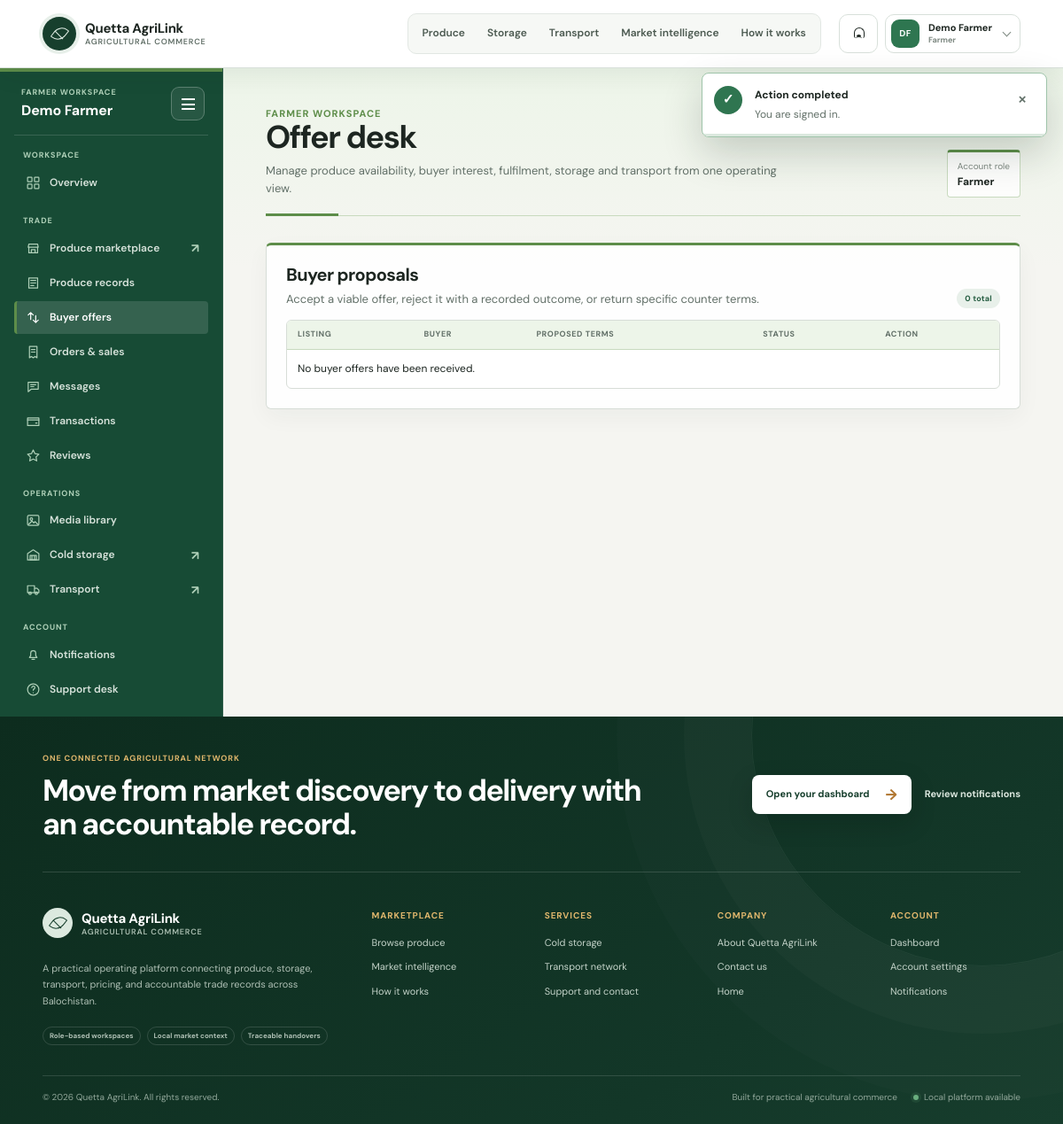
The app's page /farmer/offers.php (signed in), older data.
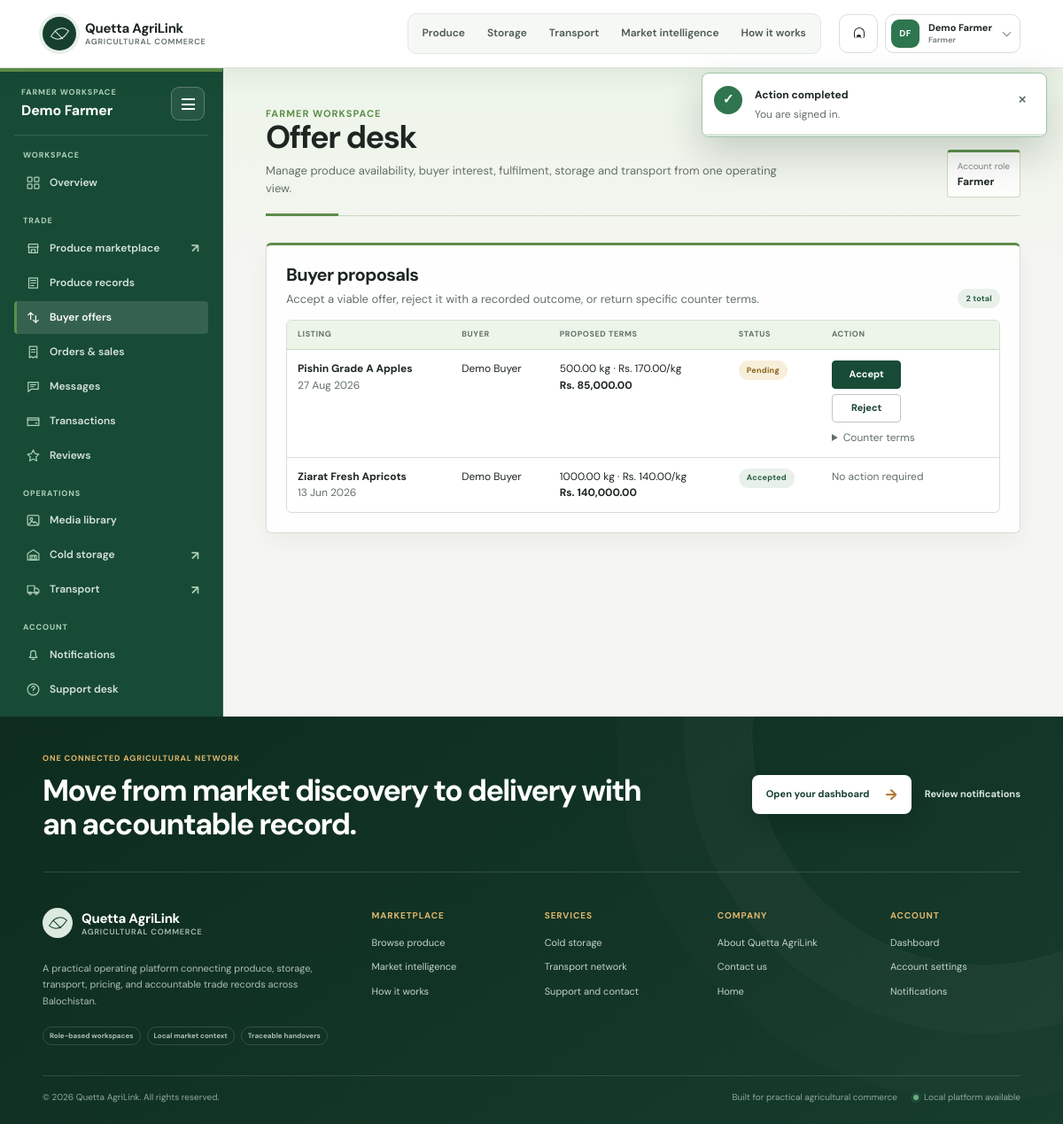
The same page, newer data.
### tables this page shows
CREATE TABLE offers (
    id BIGINT UNSIGNED AUTO_INCREMENT PRIMARY KEY,
    listing_id BIGINT UNSIGNED NOT NULL,
    buyer_id BIGINT UNSIGNED NOT NULL,
    farmer_id BIGINT UNSIGNED NOT NULL,
    quantity DECIMAL(14,2) NOT NULL,
    offered_price DECIMAL(14,2) NOT NULL,
    total_amount DECIMAL(16,2) NOT NULL,
    message TEXT NULL,
    status ENUM('pending','accepted','rejected','countered','withdrawn','expired') NOT NULL DEFAULT 'pending',
    responded_at DATETIME NULL,
    created_at TIMESTAMP NOT NULL DEFAULT CURRENT_TIMESTAMP,
    updated_at TIMESTAMP NOT NULL DEFAULT CURRENT_TIMESTAMP ON UPDATE CURRENT_TIMESTAMP,
    CONSTRAINT fk_offer_listing FOREIGN KEY (listing_id) REFERENCES produce_listings(id),
    CONSTRAINT fk_offer_buyer FOREIGN KEY (buyer_id) REFERENCES users(id),
    CONSTRAINT fk_offer_farmer FOREIGN KEY (farmer_id) REFERENCES users(id),
    INDEX idx_offers_farmer_status (farmer_id, status, created_at),
    INDEX idx_offers_buyer_status (buyer_id, status, created_at)
);

CREATE TABLE produce_listings (
    id BIGINT UNSIGNED AUTO_INCREMENT PRIMARY KEY,
    farmer_id BIGINT UNSIGNED NOT NULL,
    category_id BIGINT UNSIGNED NOT NULL,
    location_id BIGINT UNSIGNED NOT NULL,
    title VARCHAR(160) NOT NULL,
    description TEXT NULL,
    grade ENUM('A','B','C','Mixed') NOT NULL DEFAULT 'A',
    quantity_available DECIMAL(14,2) NOT NULL,
    unit VARCHAR(30) NOT NULL DEFAULT 'kg',
    expected_price DECIMAL(14,2) NOT NULL,
    currency CHAR(3) NOT NULL DEFAULT 'PKR',
    harvest_date DATE NULL,
    available_from DATE NULL,
    minimum_order_quantity DECIMAL(14,2) NOT NULL DEFAULT 1,
    status ENUM('draft','active','paused','sold_out','archived') NOT NULL DEFAULT 'draft',
    published_at DATETIME NULL,
    created_at TIMESTAMP NOT NULL DEFAULT CURRENT_TIMESTAMP,
    updated_at TIMESTAMP NOT NULL DEFAULT CURRENT_TIMESTAMP ON UPDATE CURRENT_TIMESTAMP,
    CONSTRAINT fk_listing_farmer FOREIGN KEY (farmer_id) REFERENCES users(id),
    CONSTRAINT fk_listing_category FOREIGN KEY (category_id) REFERENCES produce_categories(id),
    CONSTRAINT fk_listing_location FOREIGN KEY (location_id) REFERENCES locations(id),
    INDEX idx_listing_browse (status, category_id, location_id, expected_price),
    INDEX idx_listing_farmer_status (farmer_id, status),
    INDEX idx_listing_harvest_date (harvest_date)
);

CREATE TABLE users (
    id BIGINT UNSIGNED AUTO_INCREMENT PRIMARY KEY,
    role_id TINYINT UNSIGNED NOT NULL,
    full_name VARCHAR(120) NOT NULL,
    email VARCHAR(190) NOT NULL UNIQUE,
    phone VARCHAR(30) NOT NULL UNIQUE,
    password_hash VARCHAR(255) NOT NULL,
    avatar_path VARCHAR(255) NULL,
    status ENUM('pending','active','suspended','archived') NOT NULL DEFAULT 'pending',
    last_login_at DATETIME NULL,
    created_at TIMESTAMP NOT NULL DEFAULT CURRENT_TIMESTAMP,
    updated_at TIMESTAMP NOT NULL DEFAULT CURRENT_TIMESTAMP ON UPDATE CURRENT_TIMESTAMP,
    CONSTRAINT fk_users_role FOREIGN KEY (role_id) REFERENCES roles(id),
    INDEX idx_users_role_status (role_id, status)
);

### includes/functions.php (called while the page is built, shortened)
<?php
function e(?string $value): string
{
    return htmlspecialchars((string) $value, ENT_QUOTES | ENT_SUBSTITUTE, 'UTF-8');
}
function app_url(string $path = ''): string
{
    return rtrim(APP_URL, '/') . '/' . ltrim($path, '/');
}
function current_user(): ?array
{
    static $userLoaded = false;
    static $user = null;
    if ($userLoaded) {
        return $user;
    }
    $userLoaded = true;
    $userId = (int) ($_SESSION['user_id'] ?? 0);
    $user = fetch_one(
        'SELECT u.id, u.full_name, u.email, u.phone, u.status, r.slug AS role_slug, r.name AS role_name FROM users u JOIN roles r ON r.id = u.role_id WHERE u.id = :id LIMIT 1',
        ['id' => $userId]
    );
    return $user;
}
function require_login(): array
{
    $user = current_user();
    return $user;
}
function require_role(array $roles): array
{
    $user = require_login();
    return $user;
}

### includes/database.php (called while the page is built, shortened)
<?php
function db(): PDO
{
    static $connection = null;
    if ($connection instanceof PDO) {
        return $connection;
    }
    $dsn = sprintf('mysql:host=%s;port=%s;dbname=%s;charset=utf8mb4', DB_HOST, DB_PORT, DB_NAME);
    try {
        $connection = new PDO($dsn, DB_USER, DB_PASS, [
            PDO::ATTR_ERRMODE => PDO::ERRMODE_EXCEPTION,
            PDO::ATTR_DEFAULT_FETCH_MODE => PDO::FETCH_ASSOC,
            PDO::ATTR_EMULATE_PREPARES => false,
        ]);
    } catch (PDOException $exception) {
        error_log('Quetta AgriLink database connection failed: ' . $exception->getMessage());
        http_response_code(500);
        exit(APP_ENV === 'development'
            ? 'Database connection could not be established. Check config/config.php and import database/quetta_agrilink.sql.'
            : 'A service error occurred. Please try again shortly.');
    }
    return $connection;
}
function fetch_one(string $sql, array $params = []): ?array
{
    $statement = db()->prepare($sql);
    $statement->execute($params);
    $result = $statement->fetch();
    return $result === false ? null : $result;
}
function fetch_all(string $sql, array $params = []): array
{
    $statement = db()->prepare($sql);
    $statement->execute($params);
    return $statement->fetchAll();
}

### farmer/offers.php (the view, shortened to what the changed rows need)
<?php
require_once __DIR__ . '/../includes/bootstrap.php';
require_once __DIR__ . '/../includes/workspace.php';
$user=require_role(['farmer']);$offers=fetch_all('SELECT o.*,pl.title,pl.unit,u.full_name AS buyer_name FROM offers o JOIN produce_listings pl ON pl.id=o.listing_id JOIN users u ON u.id=o.buyer_id WHERE o.farmer_id=:user ORDER BY FIELD(o.status,"pending","countered","accepted","rejected","withdrawn","expired"),o.created_at DESC',['user'=>$user['id']]);workspace_open('Offer desk','offers');
?>
<section class="workspace-section"><div class="workspace-section-header"><div><h2>Buyer proposals</h2><p></p></div><span class="status-pill"><?= count($offers) ?> total</span></div><div class="data-table-wrap"><table class="data-table"><thead><tr><th>Listing</th><th>Buyer</th><th>Proposed terms</th><th>Status</th><th>Action</th></tr></thead><tbody><?php if($offers===[]):?><tr><td colspan="5">No buyer offers have been received.</td></tr><?php else:foreach($offers as $offer):?><tr><td><strong><?= e($offer['title']) ?></strong><br><span class="muted"><?= e(date('j M Y',strtotime($offer['created_at']))) ?></span></td><td><?= e($offer['buyer_name']) ?></td><td><?= e((string)$offer['quantity']) ?> <?= e($offer['unit']) ?> · Rs. <?= number_format((float)$offer['offered_price'],2) ?>/<?= e($offer['unit']) ?><br><strong>Rs. <?= number_format((float)$offer['total_amount'],2) ?></strong></td><td><span class="status-pill <?= e($offer['status']) ?>"><?= e(ucfirst($offer['status'])) ?></span></td><td><?php if(in_array($offer['status'],['pending','countered'],true)):?><form class="inline-form" action="<?= e(app_url('ajax/offers/respond.php')) ?>" method="post" data-ajax-form><button class="button button-primary" type="submit">Accept</button></form><form class="inline-form" style="margin-top:6px" action="<?= e(app_url('ajax/offers/respond.php')) ?>" method="post" data-ajax-form><button class="button button-outline" type="submit">Reject</button></form><details style="margin-top:8px"><summary class="muted" style="font-size:12px;cursor:pointer">Counter terms</summary></details><?php else:?><span class="muted">No action required</span><?php endif;?></td></tr><?php endforeach;endif;?></tbody></table></div></section>
<?php workspace_close(); ?>

### includes/workspace.php (shortened to what the changed rows need)
<?php
function workspace_links(string $role): array
{
    $overview = [['Overview', dashboard_path($role), 'dashboard', 'Workspace']];
    $market = [['Produce marketplace', 'marketplace/index.php', 'marketplace', 'Trade']];
    $account = [
        ['Notifications', 'notifications.php', 'notifications', 'Account'],
        ['Support desk', 'support.php', 'support', 'Account'],
        ['Business profile', 'account/profile.php', 'profile', 'Account'],
        ['Account settings', 'account/settings.php', 'settings', 'Account'],
    ];
    return match ($role) {
        'farmer' => array_merge($overview, $market, [
            ['Produce records', 'farmer/listings.php', 'listings', 'Trade'], ['Buyer offers', 'farmer/offers.php', 'offers', 'Trade'], ['Orders & sales', 'orders.php', 'orders', 'Trade'], ['Messages', 'messages.php', 'messages', 'Trade'], ['Transactions', 'payments.php', 'payments', 'Trade'], ['Reviews', 'reviews.php', 'reviews', 'Trade'],
            ['Media library', 'media.php', 'media', 'Operations'], ['Cold storage', 'storage/index.php', 'storage', 'Operations'], ['Transport', 'transport/index.php', 'transport', 'Operations'],
        ], $account),
        'buyer' => array_merge($overview, $market, [
            ['Offers', 'buyer/offers.php', 'offers', 'Trade'], ['Orders & purchases', 'orders.php', 'orders', 'Trade'], ['Messages', 'messages.php', 'messages', 'Trade'], ['Transactions', 'payments.php', 'payments', 'Trade'], ['Reviews', 'reviews.php', 'reviews', 'Trade'],
        ], $account),
        'storage_provider' => array_merge($overview, $market, [
            ['Facility records', 'storage/facilities.php', 'facilities', 'Operations'], ['Facility media', 'media.php', 'media', 'Operations'], ['Storage marketplace', 'storage/index.php', 'storage', 'Operations'],
        ], $account),
        'transport_provider' => array_merge($overview, $market, [
            ['Fleet & service areas', 'transport/fleet.php', 'fleet', 'Operations'], ['Vehicle media', 'media.php', 'media', 'Operations'], ['Transport marketplace', 'transport/index.php', 'transport', 'Operations'],
        ], $account),
        'admin' => array_merge($overview, [
            ['Operations register', 'admin/management.php', 'management', 'Platform'], ['Orders', 'orders.php', 'orders', 'Platform'], ['Market prices', 'market-prices.php', 'prices', 'Platform'], ['Market-data import', 'admin/market-price-import.php', 'market_price_import', 'Platform'],
            ['Local operators', 'admin/operator-accounts.php', 'operator_accounts', 'Governance'], ['Attachments', 'admin/attachments.php', 'attachments', 'Governance'], ['Password recovery', 'admin/password-recovery.php', 'recovery', 'Governance'], ['Contact verification', 'admin/contact-verification.php', 'contact_verification', 'Governance'], ['Export audit', 'admin/dashboard-export-audit.php', 'dashboard_export_audit', 'Governance'],
        ], $account),
        default => array_merge($overview, $market, $account),
    };
}
function workspace_navigation_icon(string $key): string
{
    $icon = match ($key) {
        'dashboard' => '<rect x="3" y="3" width="7" height="7" rx="1"/><rect x="14" y="3" width="7" height="7" rx="1"/><rect x="3" y="14" width="7" height="7" rx="1"/><rect x="14" y="14" width="7" height="7" rx="1"/>',
        'marketplace' => '<path d="M4 10h16l-1-5H5l-1 5Z"/><path d="M5 10v9h14v-9M9 19v-5h6v5"/>',
        'listings', 'facilities', 'management' => '<path d="M5 4h14v16H5z"/><path d="M8 8h8M8 12h8M8 16h5"/>',
        'offers' => '<path d="m4 8 4-4 4 4M8 4v11M20 16l-4 4-4-4M16 20V9"/>',
        'orders' => '<path d="M6 3h12v18l-3-2-3 2-3-2-3 2V3Z"/><path d="M9 8h6M9 12h6"/>',
        'messages' => '<path d="M4 5h16v11H9l-5 4V5Z"/><path d="M8 9h8M8 12h5"/>',
        'payments' => '<path d="M3 7h18v12H3z"/><path d="M3 10h18M16 15h2"/>',
        'reviews' => '<path d="m12 3 2.8 5.7 6.2.9-4.5 4.4 1.1 6.2-5.6-2.9-5.6 2.9 1.1-6.2L3 9.6l6.2-.9L12 3Z"/>',
        'media', 'attachments' => '<rect x="3" y="4" width="18" height="16" rx="2"/><circle cx="9" cy="10" r="2"/><path d="m5 18 5-5 3 3 2-2 4 4"/>',
        'storage' => '<path d="M3 10 12 4l9 6v10H3V10Z"/><path d="M7 13h10v7H7zM10 13v7M14 13v7"/>',
        'transport', 'fleet' => '<path d="M3 6h11v11H3zM14 10h4l3 3v4h-7z"/><circle cx="7" cy="18" r="2"/><circle cx="17" cy="18" r="2"/>',
        'notifications' => '<path d="M6 16h12l-2-3V9a4 4 0 0 0-8 0v4l-2 3Z"/><path d="M10 19h4"/>',
        'support' => '<circle cx="12" cy="12" r="9"/><path d="M9.8 9a2.4 2.4 0 1 1 3.5 2.1c-.9.5-1.3 1-1.3 2M12 17h.01"/>',
        'profile' => '<circle cx="12" cy="8" r="4"/><path d="M4 21a8 8 0 0 1 16 0"/>',
        'settings' => '<circle cx="12" cy="12" r="3"/><path d="M12 3v2M12 19v2M3 12h2M19 12h2M5.6 5.6 7 7M17 17l1.4 1.4M18.4 5.6 17 7M7 17l-1.4 1.4"/>',
        'prices' => '<path d="M4 20V10M10 20V4M16 20v-7M22 20H2"/>',
        'market_price_import' => '<path d="M12 16V4M7 9l5-5 5 5M4 15v5h16v-5"/>',
        'operator_accounts' => '<circle cx="9" cy="8" r="3"/><circle cx="17" cy="9" r="2"/><path d="M3 20a6 6 0 0 1 12 0M14 15a5 5 0 0 1 7 5"/>',
        'recovery' => '<circle cx="8" cy="15" r="4"/><path d="m11 12 8-8M16 7l2 2M14 9l2 2"/>',
        'contact_verification' => '<path d="M12 3 5 6v5c0 4.6 2.8 8.2 7 10 4.2-1.8 7-5.4 7-10V6l-7-3Z"/><path d="m9 12 2 2 4-5"/>',
        'dashboard_export_audit' => '<path d="M6 3h9l3 3v15H6z"/><path d="M15 3v4h4M9 12h6M9 16h6"/>',
        default => '<circle cx="12" cy="12" r="8"/><path d="M8 12h8M12 8v8"/>',
    };
    return '<svg viewBox="0 0 24 24" focusable="false" aria-hidden="true">' . $icon . '</svg>';
}
function render_workspace_navigation(string $role, string $active): void
{
    $currentGroup = null;
    foreach (workspace_links($role) as [$label, $path, $key, $group]) {
        if ($group !== $currentGroup) {
            echo '<span class="workspace-nav-group">' . e($group) . '</span>';
            $currentGroup = $group;
        }
        $opensNewTab = in_array($path, ['marketplace/index.php', 'storage/index.php', 'transport/index.php', 'market-prices.php'], true);
        $classes = trim(($active === $key ? 'is-active ' : '') . ($opensNewTab ? 'workspace-nav-external' : ''));
        $newTabAttributes = $opensNewTab ? ' target="_blank" rel="noopener noreferrer" aria-label="' . e($label) . ' (opens in a new tab)"' : '';
        echo '<a class="' . e($classes) . '" href="' . e(app_url($path)) . '" data-nav-label="' . e($label) . '"' . $newTabAttributes . '><span class="workspace-nav-icon" aria-hidden="true">' . workspace_navigation_icon($key) . '</span><span class="workspace-link-label">' . e($label) . '</span>';
        if ($opensNewTab) {
            echo '<span class="workspace-external-icon" aria-hidden="true">&#8599;</span>';
        }
        echo '</a>';
    }
}
    ?>
    <?php
function workspace_open(string $title, string $active, array $options = []): array
{
    $user = require_login();
    require __DIR__ . '/header.php';
    ?>
    <section class="workspace workspace-role-<?= e($user['role_slug']) ?>">
        <aside class="workspace-sidebar">
            <h2><?= e($user['full_name']) ?></h2>
            <nav aria-label="Workspace navigation"><?php render_workspace_navigation($user['role_slug'], $active); ?></nav>
        </aside>
        <main class="workspace-main">
            <header class="workspace-topbar">
                <div>
                    <h1><?= e($title) ?></h1>
                </div>
            </header>
    <?php
    return $user;
}
function workspace_close(): void
{
    echo '</main></section>';
    require __DIR__ . '/footer.php';
}

Row changes from the older to the newer data that the page shows:
added offers: listing.title "Pishin Grade A Apples", created_at "27 Aug 2026", buyer.full_name "Demo Buyer", quantity "500.00", listing.unit "kg", offered_price "170.00", total_amount "85,000.00", status "Pending"
added offers: listing.title "Ziarat Fresh Apricots", created_at "13 Jun 2026", buyer.full_name "Demo Buyer", quantity "1000.00", listing.unit "kg", offered_price "140.00", total_amount "140,000.00", status "Accepted", shows "No action required"
Text that changed along with them:
count($offers): "0" → "2"
text no longer shown: "No buyer offers have been received."
